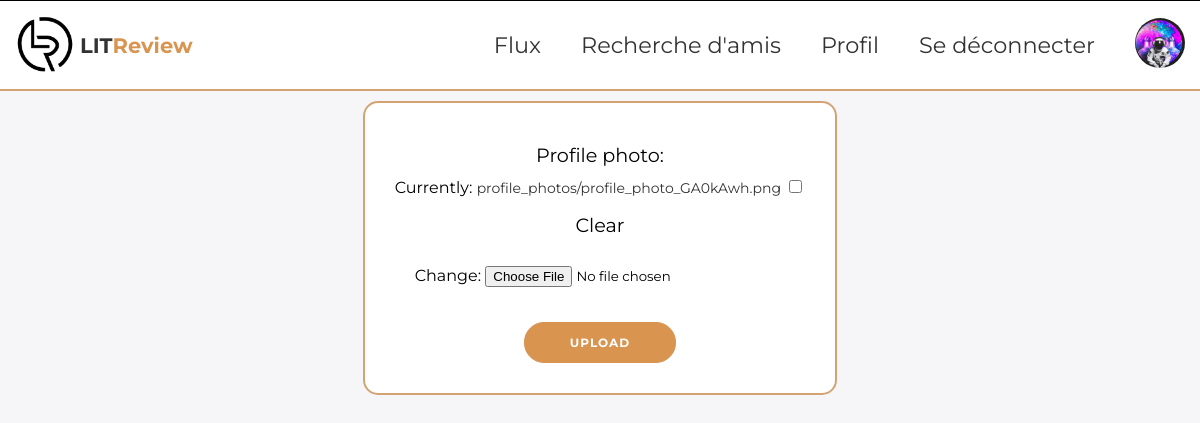
The page /profile-photo/upload (signed in) on the database as committed earlier.
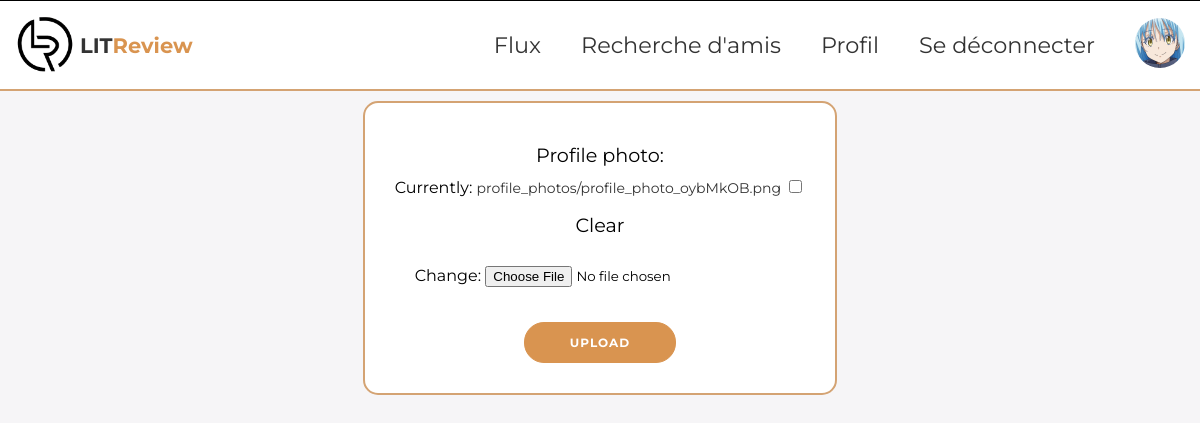
The same page on the database as committed later.
### authentication/models.py (models this page shows, shortened)
class User(AbstractUser):
    profile_photo = models.ImageField(
        verbose_name="Profile photo", upload_to="profile_photos/", null=True, blank=True
    )
    IMAGE_MAX_SIZE = (400, 400)

### authentication/views.py (the view, shortened to what this page needs)
# urls.py: path('profile-photo/upload', authentication.views.UploadProfilePhotoView.as_view(),
class UploadProfilePhotoView(View):
    template_name = "authentication/upload_profile_photo.html"
    form_class = UploadProfilePhotoForm
    def get(self, request):
        form = self.form_class(instance=request.user)
        return render(request, self.template_name, {"form": form})

### authentication/forms.py
class UploadProfilePhotoForm(forms.ModelForm):
    class Meta:
        model = get_user_model()
        fields = ("profile_photo",)

### blog/templatetags/blog_extras.py (called while the page is built)
@register.filter
def profile_photo_or_default(user):
    if user.profile_photo:
        return user.profile_photo.url
    return static("images/default_profile.png")

### authentication/templates/authentication/upload_profile_photo.html (shortened to what this page needs)
{% extends 'base.html' %}
{% block content %}
<div class="form-ticket-container">
    <div class="form-ticket-box">
        <form class="form-ticket" id="profilePhotoForm" method="post" enctype="multipart/form-data">
            {{ form }}
            <button type="submit">Upload</button>
        </form>
    </div>
</div>
{% endblock content %}

### templates/base.html (shortened to what this page needs)
{% load static %}
{% load blog_extras %}
<!DOCTYPE html>
<html lang="en">
    <head>
        <link href="{% static 'css/main.css' %}" rel="stylesheet">
        <link href="https://cdnjs.cloudflare.com/ajax/libs/cropperjs/1.5.12/cropper.min.css" rel="stylesheet">
    </head>
    <body>
        {% if user.is_authenticated %}
        <nav class="navbar">
            <div class="nav-left">
                <a class="logo-link"  href="{% url 'home' %}">
                    <img class="logo" src="{% static 'images/logo_without_title.png' %}" alt="Logo du site">
                    <h1>LIT<span>Review</span></h1>
                </a>
            </div>
            <div class="nav-right">
                <a class="fancy-link" href="{% url 'home' %}">Flux</a>
                <a class="fancy-link" href="{% url 'search_users' %}">Recherche d'amis</a>
                <a class="fancy-link" href="{% url 'profile' %}">Profil</a>
                <a class="fancy-link" href="{% url 'logout' %}">Se déconnecter</a>
                <a class="avatar-link" href="{% url 'profile' %}">
                    <img class="avatar" src="{{ request.user|profile_photo_or_default }}" alt="photo de profile">
                </a>
            </div>
        </nav>
        {% endif %}
        {% block content %}{% endblock content %}
    </body>
</html>

Rows that differ between the two databases and show on the page:
changed User: user|profile_photo_or_default: a different picture
Other text that changed with them:
text no longer shown: "Profile photo: Currently: profile_photos/profile_photo_GA0kAwh.png Clear Change:"
text now shown: "Profile photo: Currently: profile_photos/profile_photo_oybMkOB.png Clear Change:"
